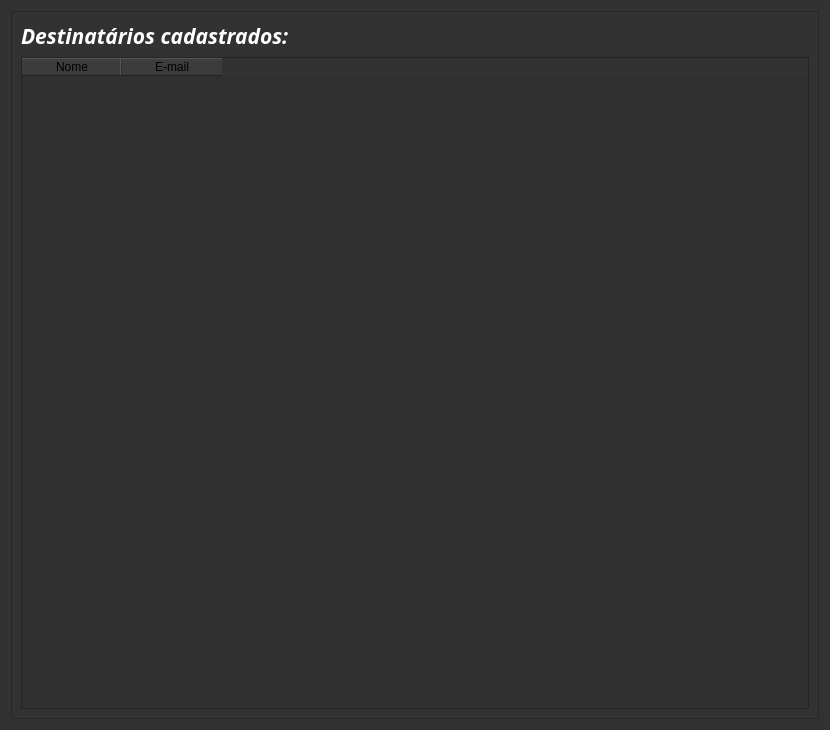
<?xml version="1.0" encoding="UTF-8"?>
<ui version="4.0">
 <class>RegisteredRecipients</class>
 <widget class="QWidget" name="RegisteredRecipients">
  <property name="geometry">
   <rect>
    <x>0</x>
    <y>0</y>
    <width>830</width>
    <height>730</height>
   </rect>
  </property>
  <property name="windowTitle">
   <string>Form</string>
  </property>
  <property name="windowIcon">
   <iconset>
    <normaloff>resources/appostman others icons/appostman-logo.png</normaloff>resources/appostman others icons/appostman-logo.png</iconset>
  </property>
  <property name="styleSheet">
   <string notr="true">background-color: rgb(50, 50, 50);</string>
  </property>
  <layout class="QVBoxLayout" name="verticalLayout">
   <item>
    <widget class="QFrame" name="frame">
     <property name="frameShape">
      <enum>QFrame::StyledPanel</enum>
     </property>
     <property name="frameShadow">
      <enum>QFrame::Raised</enum>
     </property>
     <layout class="QVBoxLayout" name="verticalLayout_2">
      <item>
       <widget class="QLabel" name="registered_recipients">
        <property name="font">
         <font>
          <family>Candara</family>
          <pointsize>16</pointsize>
          <weight>75</weight>
          <italic>true</italic>
          <bold>true</bold>
         </font>
        </property>
        <property name="styleSheet">
         <string notr="true">color: rgb(255, 255, 255);</string>
        </property>
        <property name="text">
         <string>Destinatários cadastrados:</string>
        </property>
       </widget>
      </item>
      <item>
       <widget class="QTableWidget" name="tableWidget">
        <property name="styleSheet">
         <string notr="true">QTableView
{
	background-color: rgb(48, 48, 48);
}

QTableView::Corner
{
	background-color: rgb(0, 0, 0);
}

QScrollBar:vertical {
    border: none;
    background-color: rgb(48, 48, 48);
    width: 18px;
    margin: 15px 0 15px 0;
    border-radius: 0px;
}

/* HANDLE BAR VERTICAL */
QScrollBar::handle:vertical {    
    background-color: rgb(20, 20, 20);
    min-height: 30px;
    border-radius: 0px;
}
QScrollBar::handle:vertical:hover {    
    background-color: rgb(170, 170, 170);
}
QScrollBar::handle:vertical:pressed {    
    background-color: rgb(20, 20, 20);
}

/* BTN TOP - SCROLLBAR */
QScrollBar::sub-line:vertical {
    border: none;
    background-color: rgb(59, 59, 90);
    height: 15px;
    border-top-left-radius: 7px;
    border-top-right-radius: 7px;
    subcontrol-position: top;
    subcontrol-origin: margin;
}
QScrollBar::sub-line:vertical:hover {    
    background-color: rgb(49, 49, 49);
}
QScrollBar::sub-line:vertical:pressed {    
    background-color: rgb(185, 0, 92);
}

/* BTN BOTTOM - SCROLLBAR */
QScrollBar::add-line:vertical {
    border: none;
    background-color: rgb(132, 132, 132);
    height: 15px;
    border-bottom-left-radius: 0px;
    border-bottom-right-radius: 0px;
    subcontrol-position: bottom;
    subcontrol-origin: margin;
}
QScrollBar::add-line:vertical:hover {    
    background-color: rgb(255, 0, 127);
}
QScrollBar::add-line:vertical:pressed {    
    background-color: rgb(185, 0, 92);
}

/* ARROW - SCROLLBAR */
QScrollBar::up-arrow:vertical, QScrollBar::down-arrow:vertical {
    border: none;
    
	
	background-color: rgb(84, 84, 84);
    height: 15px;
    border-top-left-radius: 0px;
    border-top-right-radius: 0px;
    border-bottom-left-radius: 0px;
    border-bottom-right-radius: 0px;
    subcontrol-position: top;
    subcontrol-origin: margin;
}
QScrollBar::up-arrow:vertical:hover, QScrollBar::down-arrow:vertical:hover {    
    
	background-color: rgb(170, 170, 170);
}
QScrollBar::up-arrow:vertical:pressed, QScrollBar::down-arrow:vertical:pressed {    
    background-color: rgb(132, 132, 132);
}

QScrollBar::add-page:vertical, QScrollBar::sub-page:vertical {
    background: none;
}



QScrollBar:horizontal {
    border: none;
    background-color: rgb(48, 48, 48);
    height: 18px;
    margin: 0 15px 0 15px;
    border-radius: 0px;
}

/* HANDLE BAR HORIZONTAL */
QScrollBar::handle:horizontal {    
    background-color: rgb(20, 20, 20);
    min-width: 30px;
    border-radius: 0px;
}
QScrollBar::handle:horizontal:hover {    
    background-color: rgb(170, 170, 170);
}
QScrollBar::handle:horizontal:pressed {    
    background-color: rgb(20, 20, 20);
}

/* BTN LEFT - SCROLLBAR */
QScrollBar::sub-line:horizontal {
    border: none;
    background-color: rgb(59, 59, 90);
    width: 15px;
    border-top-left-radius: 7px;
    border-bottom-left-radius: 7px;
    subcontrol-position: left;
    subcontrol-origin: margin;
}
QScrollBar::sub-line:horizontal:hover {    
    background-color: rgb(49, 49, 49);
}
QScrollBar::sub-line:horizontal:pressed {    
    background-color: rgb(185, 0, 92);
}

/* BTN RIGHT - SCROLLBAR */
QScrollBar::add-line:horizontal {
    border: none;
    background-color: rgb(132, 132, 132);
    width: 15px;
    border-top-right-radius: 0px;
    border-bottom-right-radius: 0px;
    subcontrol-position: right;
    subcontrol-origin: margin;
}
QScrollBar::add-line:horizontal:hover {    
    background-color: rgb(255, 0, 127);
}
QScrollBar::add-line:horizontal:pressed {    
    background-color: rgb(185, 0, 92);
}

/* ARROW - SCROLLBAR */
QScrollBar::left-arrow:horizontal, QScrollBar::right-arrow:horizontal {
    border: none;
    
    background-color: rgb(84, 84, 84);
    width: 15px;
    border-top-left-radius: 0px;
    border-bottom-left-radius: 0px;
    border-top-right-radius: 0px;
    border-bottom-right-radius: 0px;
    subcontrol-position: left;
    subcontrol-origin: margin;
}
QScrollBar::left-arrow:horizontal:hover, QScrollBar::right-arrow:horizontal:hover {    
    background-color: rgb(170, 170, 170);
}
QScrollBar::left-arrow:horizontal:pressed, QScrollBar::right-arrow:horizontal:pressed {    
    background-color: rgb(132, 132, 132);
}

QScrollBar::add-page:horizontal, QScrollBar::sub-page:horizontal {
    background: none;
}</string>
        </property>
        <property name="selectionMode">
         <enum>QAbstractItemView::NoSelection</enum>
        </property>
        <property name="showGrid">
         <bool>false</bool>
        </property>
        <property name="gridStyle">
         <enum>Qt::NoPen</enum>
        </property>
        <property name="cornerButtonEnabled">
         <bool>false</bool>
        </property>
        <attribute name="verticalHeaderVisible">
         <bool>false</bool>
        </attribute>
        <column>
         <property name="text">
          <string>Nome</string>
         </property>
        </column>
        <column>
         <property name="text">
          <string>E-mail</string>
         </property>
        </column>
       </widget>
      </item>
     </layout>
    </widget>
   </item>
  </layout>
 </widget>
 <resources/>
 <connections/>
</ui>
